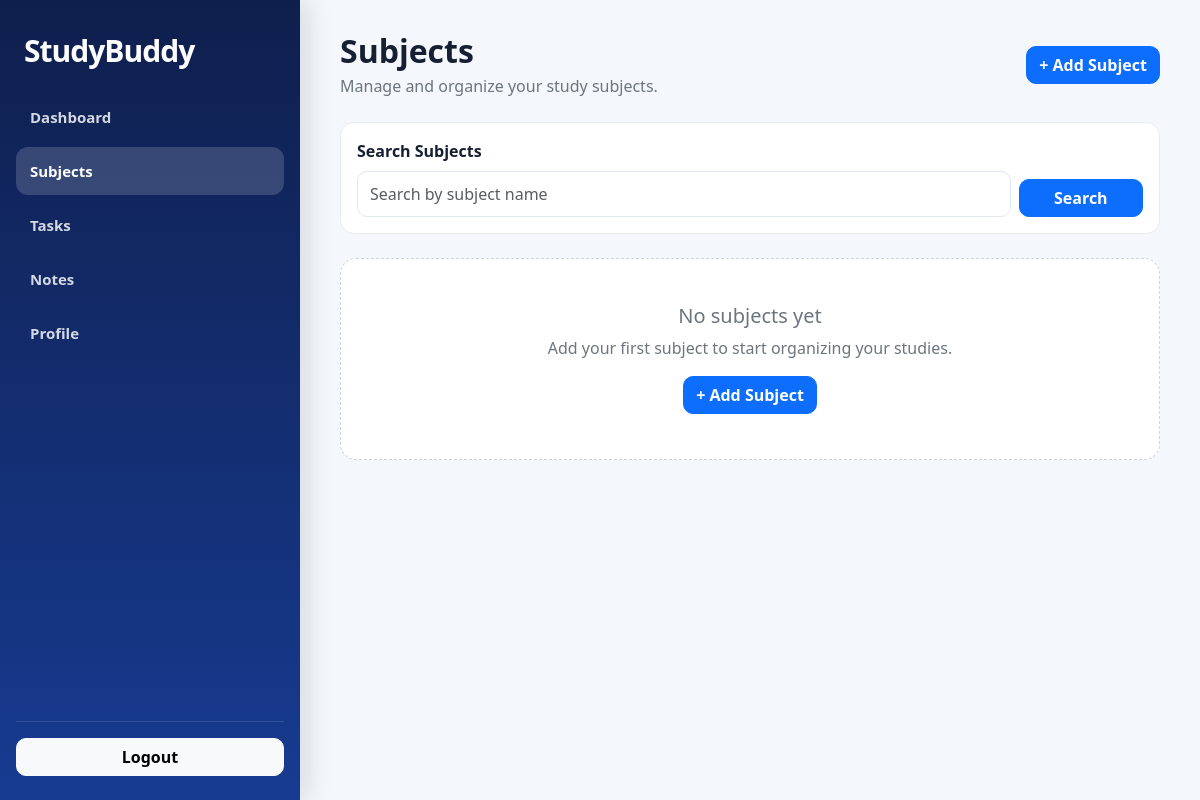
The page /subjects/ (signed in) on the database as committed earlier.
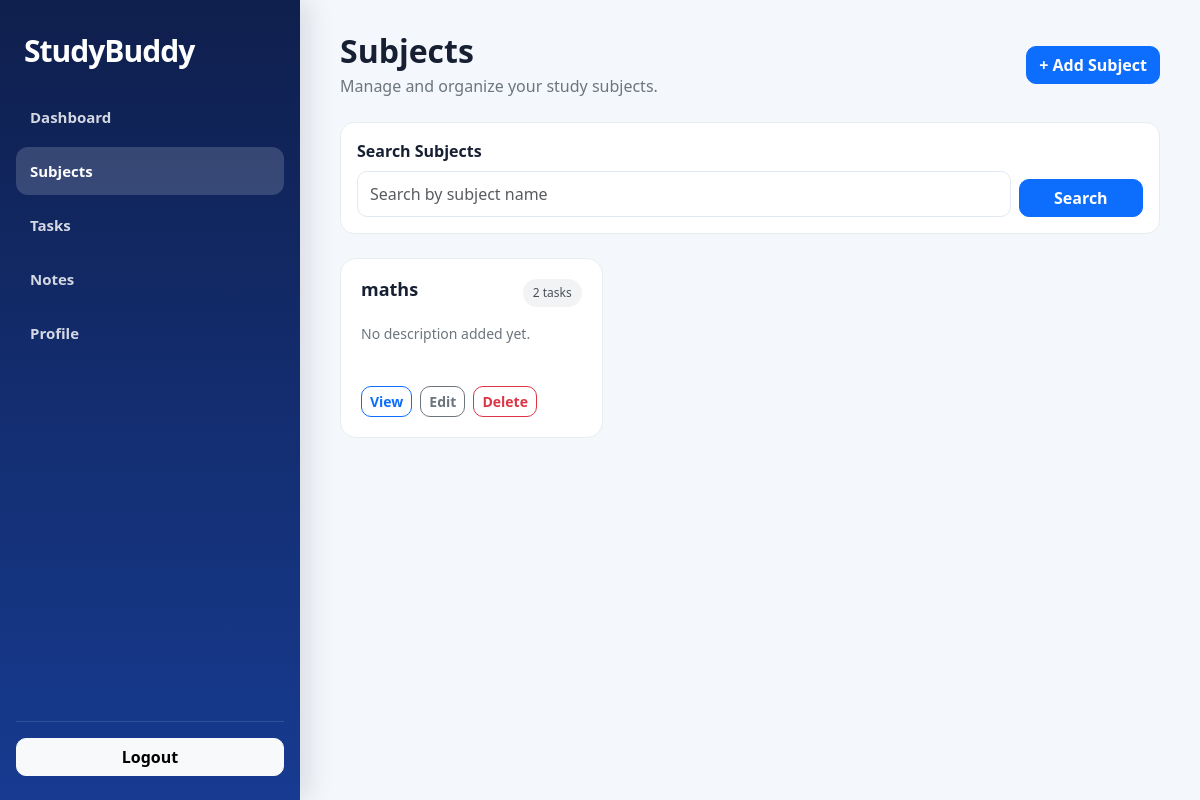
The same page on the database as committed later.
### tasks/models.py (models this page shows, shortened)
class Subject(models.Model):
    user = models.ForeignKey(
        settings.AUTH_USER_MODEL,
        on_delete=models.CASCADE,
        related_name='subjects'
    )
    name = models.CharField(
        max_length=100
    )
    description = models.TextField(
        blank=True,
        default=''
    )
    created_at = models.DateTimeField(
        auto_now_add=True
    )
    updated_at = models.DateTimeField(
        auto_now=True
    )
    class Meta:
        ordering = ['name']

### tasks/views.py (the view)
@login_required
def subject_list(request):
    queryset = Subject.objects.filter(
        user=request.user
    ).order_by(
        '-updated_at'
    )
    search = request.GET.get(
        'q',
        ''
    ).strip()
    if search:
        queryset = queryset.filter(
            name__icontains=search
        )
    return render(
        request,
        'subjects/subject_list.html',
        {
            'subjects': queryset,
            'q': search
        }
    )

### templates/subjects/subject_list.html (shortened to what this page needs)
{% extends 'base.html' %}
{% block content %}
<div class="subject-header">
    <div class="d-flex flex-column flex-md-row justify-content-between align-items-md-center gap-3">
        <div>
            <h2>Subjects</h2>
            <p>Manage and organize your study subjects.</p>
        </div>
        <a href="{% url 'subject_create' %}" class="btn btn-primary">
            + Add Subject
        </a>
    </div>
</div>
<div class="search-card">
    <form method="get">
        <div class="row g-2 align-items-end">
            <div class="col-12 col-md-10">
                <label for="subjectSearch" class="form-label fw-semibold">
                    Search Subjects
                </label>
                <input
                    type="text"
                    id="subjectSearch"
                    name="q"
                    value="{{ q }}"
                    class="form-control"
                    placeholder="Search by subject name"
                >
            </div>
            <div class="col-12 col-md-2">
                <button type="submit" class="btn btn-primary w-100">
                    Search
                </button>
            </div>
        </div>
    </form>
</div>
<div class="row g-3">
    {% for subject in subjects %}
        <div class="col-12 col-md-6 col-xl-4">
            <div class="subject-card">
                <div class="d-flex justify-content-between align-items-start gap-2 mb-3">
                    <h5 class="subject-title">
                        {{ subject.name }}
                    </h5>
                    <span class="task-count">
                        {{ subject.tasks.count }} task{{ subject.tasks.count|pluralize }}
                    </span>
                </div>
                <p class="subject-description">
                    {% if subject.description %}
                        {{ subject.description }}
                    {% else %}
                        No description added yet.
                    {% endif %}
                </p>
                <div class="subject-actions">
                    <a
                        href="{% url 'subject_detail' subject.pk %}"
                        class="btn btn-sm btn-outline-primary"
                    >
                        View
                    </a>
                    <a
                        href="{% url 'subject_edit' subject.pk %}"
                        class="btn btn-sm btn-outline-secondary"
                    >
                        Edit
                    </a>
                    <a
                        href="{% url 'subject_delete' subject.pk %}"
                        class="btn btn-sm btn-outline-danger"
                    >
                        Delete
                    </a>
                </div>
            </div>
        </div>
    {% empty %}
        <div class="col-12">
            <div class="empty-state">
                <h5 class="mb-2">No subjects yet</h5>
                <p class="mb-3">
                    Add your first subject to start organizing your studies.
                </p>
                <a
                    href="{% url 'subject_create' %}"
                    class="btn btn-primary"
                >
                    + Add Subject
                </a>
            </div>
        </div>
    {% endfor %}
</div>
{% endblock %}

Rows that differ between the two databases and show on the page:
added Subject: name "maths", tasks.count "2", description "No description added yet."
Other text that changed with them:
text no longer shown: "No subjects yet Add your first subject to start organizing your studies. + Add Subject"
